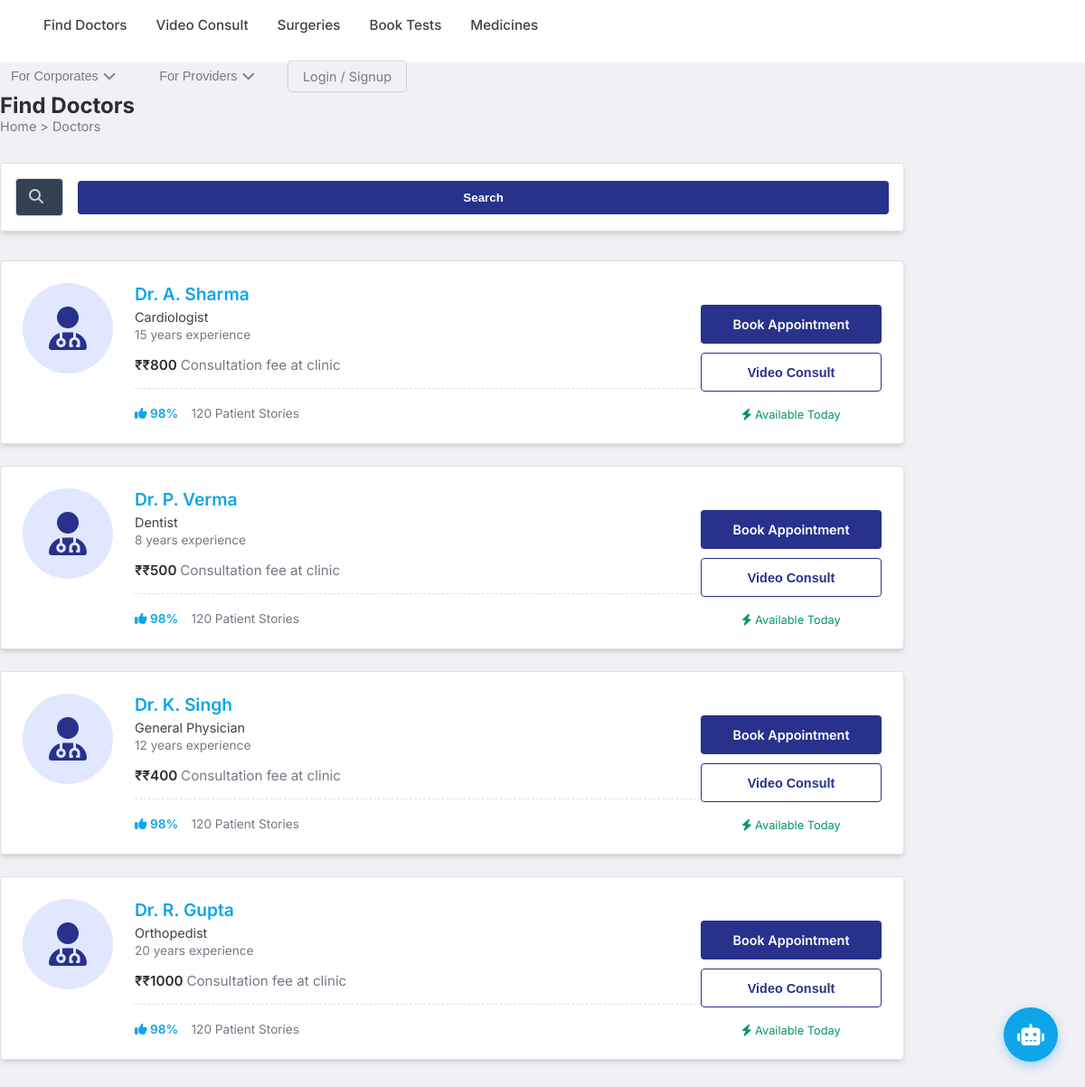
Page /doctors on the committed database.
### tables this page shows
CREATE TABLE doctors (
                id INTEGER PRIMARY KEY AUTOINCREMENT,
                name TEXT NOT NULL,
                spec TEXT NOT NULL,
                exp TEXT NOT NULL,
                fee TEXT NOT NULL,
                image TEXT DEFAULT 'default_doc.png'
            );

### backend/routes/service_routes.py (the view)
@service_bp.route("/doctors")
def doctors():
    query = request.args.get('q')
    if query:
        doctors_list = db.search_doctors(query)
    else:
        doctors_list = db.get_doctors()
    return render_template("doctors.html", doctors=doctors_list)

### backend/database/db_adapter.py (called while the page is built)
    def _get_conn(self):
        conn = sqlite3.connect(self.db_path)
        conn.row_factory = sqlite3.Row
        return conn

    def get_doctors(self):
        conn = self._get_conn()
        rows = conn.execute("SELECT * FROM doctors").fetchall()
        conn.close()
        return [dict(r) for r in rows]

### frontend/templates/doctors.html
{% extends "landing_layout.html" %}
{% block content %}
<div class="practo-page-container" style="background: #f0f0f5; min-height: calc(100vh - 70px); padding: 2rem 0;">
    <div class="container" style="max-width: 1000px;">
        <div style="margin-bottom: 2rem;">
            <h1 style="color: #2d2d32; font-size: 1.5rem; font-weight: 700;">Find Doctors</h1>
            <p style="color: #787887; font-size: 0.9rem;">Home > Doctors</p>
        </div>
        <div class="card"
            style="padding: 1rem; border-radius: 4px; border: 1px solid #e0e0e0; margin-bottom: 2rem; display: flex; gap: 1rem; align-items: center; background: white;">
            <div style="flex: 1; position: relative;">
                <i class="fas fa-search" style="position: absolute; left: 15px; top: 12px; color: #ccc;"></i>
                <form action="/doctors" method="GET" style="margin: 0;">
                    <input type="text" name="q" value="{{ request.args.get('q', '') }}"
                        placeholder="Search doctors, surgeries, etc."
                        style="width: 100%; border: 1px solid #d3d3d3; padding: 0.7rem 0.7rem 0.7rem 2.5rem; border-radius: 4px; outline: none; transition: border 0.2s;">
                </form>
            </div>
            <button
                style="background: #28328c; color: white; border: none; padding: 0.7rem 2rem; border-radius: 4px; cursor: pointer; font-weight: 600;">Search</button>
        </div>
        <div style="display: flex; flex-direction: column; gap: 1.5rem;">
            {% for doc in doctors %}
            <div class="card p-doctor-card"
                style="display: flex; padding: 1.5rem; border: 1px solid #e0e0e0; background: white; border-radius: 4px; transition: box-shadow 0.2s;">
                <div style="margin-right: 1.5rem; flex-shrink: 0;">
                    <div
                        style="width: 100px; height: 100px; border-radius: 50%; overflow: hidden; background: #f0f0f5;">
                        <div
                            style="width: 100%; height: 100%; display: flex; align-items: center; justify-content: center; background: #e0e7ff; color: #28328c;">
                            <i class="fas fa-user-md fa-3x"></i>
                        </div>
                    </div>
                </div>
                <div style="flex: 1;">
                    <h2 style="color: #0ea5e9; font-size: 1.2rem; font-weight: 600; margin-bottom: 0.3rem;">{{ doc.name
                        }}</h2>
                    <p style="color: #414146; font-size: 0.9rem; margin-bottom: 0.2rem;">{{ doc.spec }}</p>
                    <p style="color: #787887; font-size: 0.85rem; margin-bottom: 1rem;">{{ doc.exp }} experience</p>
                    <p style="font-weight: 600; font-size: 0.95rem; color: #2d2d32;">₹{{ doc.fee }} <span
                            style="font-weight: 400; color: #787887;">Consultation fee at clinic</span></p>
                    <div style="margin-top: 1rem; padding-top: 1rem; border-top: 1px dashed #e0e0e0;">
                        <span style="color: #0ea5e9; font-weight: 600; font-size: 0.85rem;"><i
                                class="fas fa-thumbs-up"></i> 98%</span>
                        <span style="color: #787887; font-size: 0.85rem; margin-left: 10px;">120 Patient Stories</span>
                    </div>
                </div>
                <div
                    style="display: flex; flex-direction: column; justify-content: flex-end; gap: 10px; min-width: 200px;">
                    <a href="/appointments/book/{{ doc.id }}"
                        style="background: #28328c; color: white; text-align: center; text-decoration: none; padding: 0.8rem; border-radius: 4px; font-weight: 600; font-size: 0.9rem;">Book
                        Appointment</a>
                    <button
                        style="background: white; border: 1px solid #28328c; color: #28328c; padding: 0.8rem; border-radius: 4px; font-weight: 600; font-size: 0.9rem; cursor: pointer;">Video
                        Consult</button>
                    <div style="text-align: center; color: #059669; font-size: 0.8rem; margin-top: 0.5rem;">
                        <i class="fas fa-bolt"></i> Available Today
                    </div>
                </div>
            </div>
            {% endfor %}
        </div>
    </div>
</div>
{% endblock %}

### frontend/templates/landing_layout.html (shortened to what this page needs)
<!DOCTYPE html>
<html lang="en">
<head>
    <link rel="stylesheet" href="{{ url_for('static', filename='css/style.css') }}">
    <link rel="stylesheet" href="https://cdnjs.cloudflare.com/ajax/libs/font-awesome/6.4.0/css/all.min.css">
</head>
<body class="landing-body">
    <header class="practo-header">
        <div class="container header-container">
            <nav class="practo-nav">
                <a href="/doctors" class="p-nav-link">Find Doctors</a>
                <a href="/consult" class="p-nav-link">Video Consult</a>
                <a href="/surgeries" class="p-nav-link">Surgeries</a>
                <a href="/labs" class="p-nav-link">Book Tests</a>
                <a href="/prescription" class="p-nav-link">Medicines</a>
            </nav>
            <div class="header-right">
                <div class="dropdown">
                    <button class="dropbtn">For Corporates <i class="fas fa-chevron-down"></i></button>
                </div>
                <div class="dropdown">
                    <button class="dropbtn">For Providers <i class="fas fa-chevron-down"></i></button>
                </div>
                <a href="/login" class="btn-login">Login / Signup</a>
            </div>
        </div>
    </header>
    <main>
        {% block content %}{% endblock %}
    </main>
    <div id="chat-widget">
        <button id="chat-toggle" onclick="toggleChat()">
            <i class="fas fa-robot"></i>
        </button>
    </div>
</body>
</html>

### frontend/static/css/style.css (style rules this page uses)
:root { --bg-app: #0f172a; --bg-card: #1e293b; --bg-input: #334155; --primary: #0ea5e9; --primary-hover: #0284c7; --accent: #6366f1; --success: #10b981; --warning: #f59e0b; --danger: #ef4444; --text-main: #f8fafc; --text-muted: #94a3b8; --radius: 12px; --shadow: 0 4px 6px -1px rgb(0 0 0 / 0.1), 0 2px 4px -2px rgb(0 0 0 / 0.1); }
* { box-sizing: border-box; margin: 0; padding: 0; }
body { font-family: 'Inter', system-ui, -apple-system, sans-serif; background-color: var(--bg-app); color: var(--text-main); display: flex; min-height: 100vh; }
.card { background-color: var(--bg-card); border-radius: var(--radius); padding: 1.5rem; box-shadow: var(--shadow); border: 1px solid #334155; }
input, select { width: 100%; padding: 0.75rem; background-color: var(--bg-input); border: 1px solid transparent; border-radius: var(--radius); color: white; font-size: 1rem; transition: border 0.2s; }
button { width: 100%; padding: 0.75rem; background-color: var(--primary); color: white; border: none; border-radius: var(--radius); font-weight: 600; cursor: pointer; transition: background 0.2s; }
#chat-widget { position: fixed; bottom: 30px; right: 30px; z-index: 1000; pointer-events: none; }
#chat-toggle { pointer-events: auto; width: 60px; height: 60px; border-radius: 50%; background: var(--primary); color: white; box-shadow: 0 4px 12px rgba(14, 165, 233, 0.4); font-size: 1.5rem; display: flex; align-items: center; justify-content: center; transition: transform 0.2s; float: right; }
.landing-body { background: white; color: #333; display: block !important; height: auto !important; }
.practo-header { background: #fff; border-bottom: 1px solid #f0f0f5; padding: 0; height: 70px; display: flex; align-items: center; position: sticky; top: 0; z-index: 1000; }
.practo-nav { display: flex; gap: 2rem; margin-left: 3rem; flex-grow: 1; }
.p-nav-link { text-decoration: none; color: #414146; font-weight: 500; font-size: 0.95rem; padding: 24px 0; position: relative; border-bottom: 3px solid transparent; }
.dropbtn { background: none; border: none; font-size: 0.9rem; font-weight: 500; color: #787887; cursor: pointer; display: flex; align-items: center; gap: 5px; }
.header-right { display: flex; gap: 1.5rem; align-items: center; }
.btn-login { border: 1px solid #d3d3d3; color: #787887; padding: 0.5rem 1rem; border-radius: 4px; text-decoration: none; font-size: 0.9rem; transition: all 0.2s; }

### rows in the picture
doctors: name "Dr. A. Sharma", spec "Cardiologist", exp "15 years", fee "₹800"
doctors: name "Dr. P. Verma", spec "Dentist", exp "8 years", fee "₹500"
doctors: name "Dr. K. Singh", spec "General Physician", exp "12 years", fee "₹400"
doctors: name "Dr. R. Gupta", spec "Orthopedist", exp "20 years", fee "₹1000"
